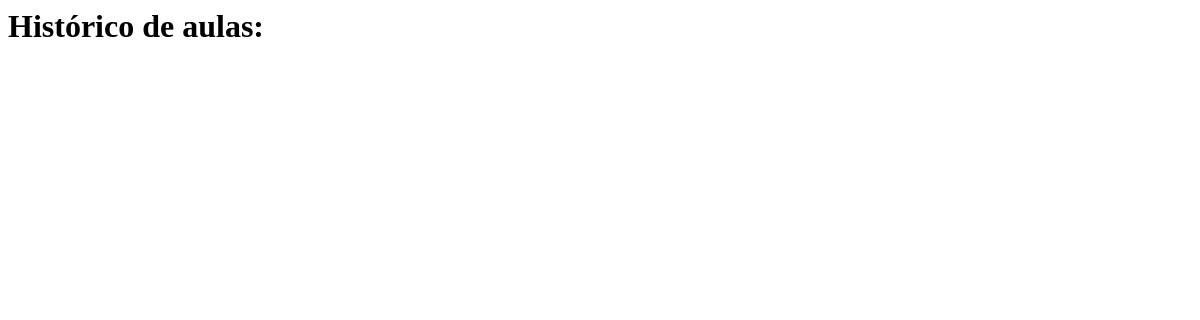
The page /servico/aula/consultar/4/ on the database as committed earlier.
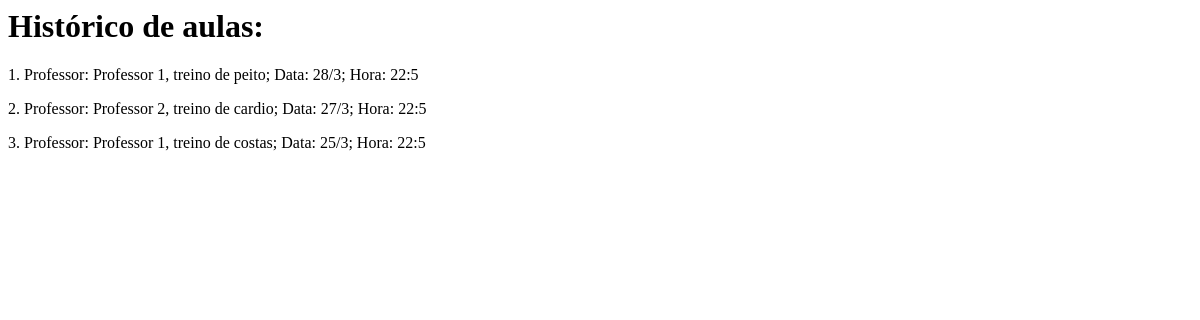
The same page on the database as committed later.
### servico/models.py (models this page shows)
class Servico(models.Model):
    cliente = models.ForeignKey(Cliente, on_delete=models.CASCADE, null=True, blank=True)
    data_hora = models.DateTimeField()
    class Meta:
        abstract = True

class Aula(Servico):
    professor = models.ForeignKey(Professor, on_delete=models.CASCADE)
    especialidade = models.ForeignKey(Especialidade, on_delete=models.CASCADE)
    class Meta:
        unique_together = (('professor', 'data_hora'))
    def __str__(self):
        prof = self.professor.name
        espec = self.especialidade.name
        dia = self.data_hora.day
        mes = self.data_hora.month
        hora = self.data_hora.hour
        minuto = self.data_hora.minute
        return f"Professor: {prof}, {espec}; Data: {dia}/{mes}; Hora: {hora}:{minuto}"

### usuario/models.py (models this page shows)
class Profissional(User):
    class Meta:
        abstract = True

class Professor(Profissional):
    especialidades = models.ManyToManyField(Especialidade)

### especialidade/models.py (models this page shows, shortened)
class Especialidade(models.Model):
    name = models.CharField(max_length=32)

### servico/views.py (the view)
# urls.py: path('aula/consultar/<int:cliente_id>/', views.consultar_aula, name='consultar_aula'),
def consultar_aula(request, cliente_id):
    try:
        aulas = Aula.objects.filter(cliente_id=cliente_id)
        context = {'lista_aulas':aulas}
        return render(request, 'aula/consultar.html', context)
    except:
        raise HttpResponseServerError("Erro")

### servico/templates/aula/consultar.html
<html>
<head>
<h1>Histórico de aulas:</h1>
</head>
<body>
{% for aula in lista_aulas %}
	<p>{{ forloop.counter }}. {{ aula }}</p>
{% endfor %}

Rows that differ between the two databases and show on the page:
added Aula: professor+especialidade+data_hora "Professor: Professor 1, treino de peito; Data: 28/3; Hora: 22:5"
added Aula: professor+especialidade+data_hora "Professor: Professor 2, treino de cardio; Data: 27/3; Hora: 22:5"
added Aula: professor+especialidade+data_hora "Professor: Professor 1, treino de costas; Data: 25/3; Hora: 22:5"
